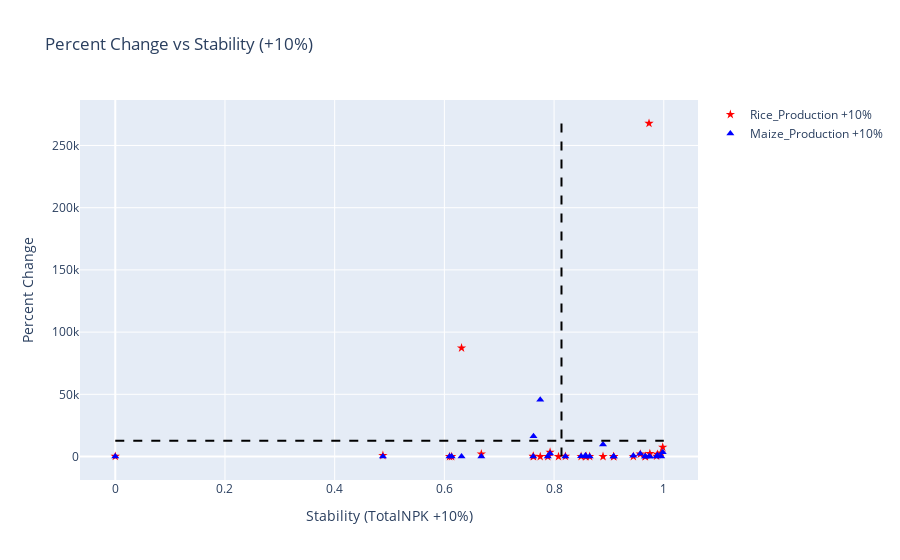
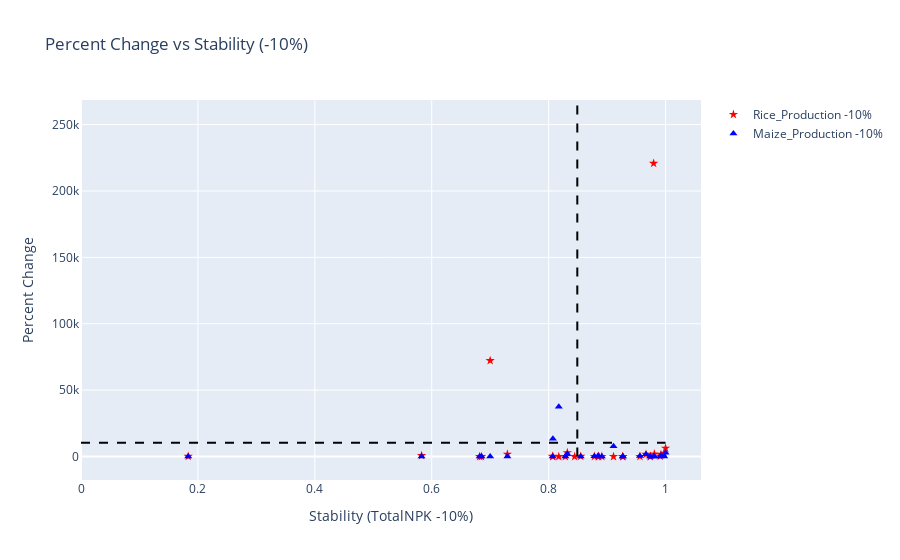

The cell these charts' notebook holds for them, in order:
### Code cell
import statsmodels.api as sm
import pandas as pd
import plotly.express as px
import plotly.graph_objects as go

def calc_and_vis_impact_stability_2D(G, existing_data, adjacency_file, base_column, capability_vector, change_percentages, dim):
    min_value = float('inf')
    max_value = float('-inf')
    
    change_min_value = float('inf')
    change_max_value = float('-inf')
    
    initial_stability_column = calculate_and_return_initial_stability(df, capability_vector, G)
    existing_data = pd.concat([existing_data, initial_stability_column], axis=1)

    col_pass_plus = []
    col_pass_minus = []
    result_df = pd.DataFrame()
    
    for intervention in change_percentages:
        for cap_col in capability_vector:
            X = sm.add_constant(df[base_column])
            y = df[cap_col]
            model = sm.OLS(y, X).fit()
            m, c = model.params[base_column], model.params['const']

            base_column_increase = (1 + intervention/100) * df[base_column]
            base_column_decrease = (1 - intervention/100) * df[base_column]

            change_vector_increase = m * base_column_increase + c
            change_vector_decrease = m * base_column_decrease + c
            
            change_min_value = min(change_min_value, change_vector_increase.min(), change_vector_decrease.min())
            change_max_value = max(change_max_value, change_vector_increase.max(), change_vector_decrease.max())
            
    
    result_df = pd.DataFrame()
    res1_df = pd.DataFrame()
    
    for intervention in change_percentages:
        col_pass_plus = []
        col_pass_minus = []
        for cap_col in capability_vector:
            # Calculate Impact Score
            X = sm.add_constant(df[base_column])
            y = df[cap_col]
            model = sm.OLS(y, X).fit()

            m, c = model.params[base_column], model.params['const']
            # print(m,c)
            base_column_increase = (1 + intervention/100) * df[base_column]
            base_column_decrease = (1 - intervention/100) * df[base_column]

            new_vector_increase = m * base_column_increase + c
            new_vector_decrease = m * base_column_decrease + c
            
            normalized_new_increase_vector = (new_vector_increase - change_min_value) / (change_max_value - change_min_value)
            normalized_new_decrease_vector = (new_vector_decrease - change_min_value) / (change_max_value - change_min_value)
            
            percent_change_inc = (new_vector_increase - (y) )*100/(y)
            percent_change_dec = (new_vector_decrease - (y) )*100/(y)

            result_df = pd.concat([result_df,
                pd.DataFrame({
                    f'{cap_col} ({base_column} +{intervention}%)': new_vector_increase,
                    f'{cap_col} ({base_column} -{intervention}%)': new_vector_decrease,
                    f'Normalized {cap_col} ({base_column} +{intervention}%)': normalized_new_increase_vector,
                    f'Normalized {cap_col} ({base_column} -{intervention}%)': normalized_new_decrease_vector,
                    f'Percent Change in {cap_col} ({base_column} +{intervention}%)': percent_change_inc,
                    f'Percent Change in {cap_col} ({base_column} -{intervention}%)': percent_change_dec,
                    
                })
            ], axis=1)

            columns_to_pass = f'{cap_col} ({base_column} +{intervention}%)'
            col_pass_plus.append(columns_to_pass)
            
            # Calculate Stability for the opposite intervention and add to DataFrame
            opposite_intervention = -intervention
            columns_to_pass_opposite = f'{cap_col} ({base_column} -{intervention}%)'
            col_pass_minus.append(columns_to_pass_opposite)
        
        for column in result_df.columns:
            existing_data[column] = result_df[column]

        # print(col_pass_minus)
        # print(col_pass_plus)
        
        stability_column, stability_column_name = calculate_and_map_stability(G, existing_data.copy(), adjacency_file, col_pass_plus, intervention, dim)

        normalized_stability_vector = (stability_column - stability_column.min()) / (stability_column.max() - stability_column.min())

        capability_first_words = [col.split('_')[0] for col in capability_vector]
        stability_column_name_modified = stability_column_name + "_" + "_".join(capability_first_words)
        existing_data[stability_column_name_modified] = normalized_stability_vector
        
        stability_column_opposite, stability_column_name_opposite = calculate_and_map_stability(G, existing_data.copy(), adjacency_file, col_pass_minus, opposite_intervention, dim)

        # Normalize stability values for the opposite intervention
        normalized_stability_vector_opposite = (stability_column_opposite - stability_column_opposite.min()) / (stability_column_opposite.max() - stability_column_opposite.min())    
        stability_column_name_opposite_modified = stability_column_name_opposite + "_" + "_".join(capability_first_words)
        existing_data[stability_column_name_opposite_modified] = normalized_stability_vector_opposite
        
        res1_df = pd.concat([res1_df,
            pd.DataFrame({
            stability_column_name_modified: stability_column,
            stability_column_name_opposite_modified: stability_column_opposite,
            })
        ], axis=1)
        
        normalized_data_1 = res1_df.copy()
        min_value = normalized_data_1.min().min()
        max_value = normalized_data_1.max().max()
        normalized_data_1 = (normalized_data_1 - min_value) / (max_value - min_value)
        
        # for col in normalized_data_1.columns:
        for column in normalized_data_1.columns:
            existing_data[column] = normalized_data_1[column]
        
        # Visualize with Plotly for +intervention
        fig_increase = go.Figure()
        color_palette = ['red', 'blue', 'green', 'orange', 'purple'] 

        for i, cap_col in enumerate(capability_vector):
            symbol = 'star' if i == 0 else 'triangle-up' 
            scatter_increase = go.Scatter(
                x=existing_data[stability_column_name_modified],
                y=existing_data[f"Percent Change in {cap_col} ({base_column} +{abs(intervention)}%)"],
                mode='markers',
                marker=dict(size=7, symbol=symbol, color=color_palette[i]),  
                name=f'{cap_col} +{intervention}%',
                text=existing_data['District'],
                hovertemplate='%{text}' + '<br>Percent Change in: %{y:.2f}' + '<br>Stability: %{x:.2f}'
            )
            fig_increase.add_trace(scatter_increase)
        
        # Add average lines
        # print("aefawefaw")
        avg_stability_increase = existing_data[stability_column_name_modified].mean()
        avg_impact_increase = existing_data[f"Percent Change in {capability_vector[0]} ({base_column} {'+' if intervention >= 0 else '-'}{abs(intervention)}%)"].mean()
        y_range_1 = max(abs(existing_data[f"Percent Change in {capability_vector[0]} ({base_column} +{abs(intervention)}%)"].min()), 
                    abs(existing_data[f"Percent Change in {capability_vector[0]} ({base_column} -{abs(intervention)}%)"].min()), 
                    abs(existing_data[f"Percent Change in {capability_vector[0]} ({base_column} +{abs(intervention)}%)"].max()), 
                    abs(existing_data[f"Percent Change in {capability_vector[0]} ({base_column} -{abs(intervention)}%)"].max()))
        y_axis_1 = max(y_range_1,1)


        fig_increase.add_shape(
            go.layout.Shape(
                type="line",
                x0=avg_stability_increase,
                x1=avg_stability_increase,
                y0=0,
                y1=y_axis_1,
                line=dict(color="black", dash="dash"),
                name="Average Stability"
            )
        )
        fig_increase.add_shape(
            go.layout.Shape(
                type="line",
                x0=0,
                x1=1,
                y0=avg_impact_increase,
                y1=avg_impact_increase,
                line=dict(color="black", dash="dash"),
                name="Average Impact"
            )
        )

        # Update layout for +intervention plot
        fig_increase.update_layout(
            title=f'Percent Change vs Stability (+{intervention}%)',
            xaxis=dict(title=f'Stability ({base_column} +{intervention}%)'),
            yaxis=dict(title='Percent Change'),
            hovermode='closest'
        )

        # Visualize with Plotly for -intervention
        fig_decrease = go.Figure()

        for i, cap_col in enumerate(capability_vector):
            # Scatter plot for -intervention
            symbol = 'star' if i == 0 else 'triangle-up'
            
            scatter_decrease = go.Scatter(
                x=existing_data[stability_column_name_opposite_modified],
                y=existing_data[f"Percent Change in {cap_col} ({base_column} {'+' if intervention <= 0 else '-'}{abs(intervention)}%)"],
                mode='markers',
                marker=dict(size=7,symbol=symbol, color=color_palette[i]),
                name=f'{cap_col} -{intervention}%',
                text=existing_data['District'],
                hovertemplate='%{text}' + '<br>Percent Change: %{y:.2f}' + '<br>Stability: %{x:.2f}'
            )
            
            fig_decrease.add_trace(scatter_decrease)

        # Add average lines for -intervention
        avg_stability_decrease = existing_data[stability_column_name_opposite_modified].mean()
        avg_impact_decrease = existing_data[f"Percent Change in {capability_vector[0]} ({base_column} {'+' if intervention <= 0 else '-'}{abs(intervention)}%)"].mean()

        fig_decrease.add_shape(
            go.layout.Shape(
                type="line",
                x0=avg_stability_decrease,
                x1=avg_stability_decrease,
                y0=0,
                y1=y_axis_1,
                line=dict(color="black", dash="dash"),
                name="Average Stability"
            )
        )

        fig_decrease.add_shape(
            go.layout.Shape(
                type="line",
                x0=0,
                x1=1,
                y0=avg_impact_decrease,
                y1=avg_impact_decrease,
                line=dict(color="black", dash="dash"),
                name="Average Impact"
            )
        )

        # Update layout for -intervention plot
        fig_decrease.update_layout(
            title=f'Percent Change vs Stability (-{intervention}%)',
            xaxis=dict(title=f'Stability ({base_column} -{intervention}%)'),
            yaxis=dict(title='Percent Change'),
            hovermode='closest'
        )


        fig_increase.show()
        fig_decrease.show()

    return existing_data, result_df

base_column = "TotalNPK"
capability_vector = ["Rice_Production", "Maize_Production"]
# change_percentage = 20
change_percentages = [10,20]
dim = len(capability_vector)

new_data_2,result_df = calc_and_vis_impact_stability_2D(G, existing_data.copy(), adjacency_file, base_column, capability_vector, change_percentages, dim)
new_data_2.head()

### Figure 1 — Plotly figure (JSON) as saved in the notebook; plotly's stock layout.template omitted (floating-point values rounded to 4 significant figures)
{"data": [{"hovertemplate": "%{text}<br>Percent Change in: %{y:.2f}<br>Stability: %{x:.2f}", "marker": {"color": "red", "size": 7, "symbol": "star"}, "mode": "markers", "name": "Rice_Production +10%", "text": ["BENGALURU", "BENGALURU(R)", "RAMANAGARA", "CHITRADURGA", "DAVANAGERE", "KOLAR", "CHIKKABALLAPURA", "SHIVAMOGGA", "TUMAKURU", "CHIKKAMAGALURU", "DAKSHINA KANNADA", "UDUPI", "HASSAN", "KODAGU", "MANDYA", "MYSURU", "CHAMARAJANAGAR", "BELAGAVI", "VIJAYAPURA", "BAGALKOT", "DHARAWAD", "GADAG", "HAVERI", "UTTARA KANNADA", "BALLARI", "BIDAR", "KALABURAGI", "YADGIRI", "RAICHUR", "KOPPAL"], "type": "scatter", "x": [0.9572, 0.9746, 0.8207, 0.6674, 0.7885, 0.9981, 0.9953, 0.9659, 0.9869, 0.8493, 0.808, 0.7625, 0.8584, 0.9445, 0.8572, 0.9088, 0.8648, 0, 0.6313, 0.9731, 0.7619, 0.4879, 0.9665, 0.6132, 0.6094, 0.7927, 0.9884, 0.8892, 0.7748, 0.9085], "y": [1928.0, 2364.0, 126.6, 2113.0, -45.64, 7490.0, 2922.0, -59.82, 310.5, 66.3, -57.57, -82.59, 28.93, 32.25, -33.11, -52.38, 52.12, 167.0, 87260.0, 267800.0, 208.6, 842.4, 40.65, -68.76, -20.58, 3435.0, 1775.0, 8.927, -36.71, -18.47]}, {"hovertemplate": "%{text}<br>Percent Change in: %{y:.2f}<br>Stability: %{x:.2f}", "marker": {"color": "blue", "size": 7, "symbol": "triangle-up"}, "mode": "markers", "name": "Maize_Production +10%", "text": ["BENGALURU", "BENGALURU(R)", "RAMANAGARA", "CHITRADURGA", "DAVANAGERE", "KOLAR", "CHIKKABALLAPURA", "SHIVAMOGGA", "TUMAKURU", "CHIKKAMAGALURU", "DAKSHINA KANNADA", "UDUPI", "HASSAN", "KODAGU", "MANDYA", "MYSURU", "CHAMARAJANAGAR", "BELAGAVI", "VIJAYAPURA", "BAGALKOT", "DHARAWAD", "GADAG", "HAVERI", "UTTARA KANNADA", "BALLARI", "BIDAR", "KALABURAGI", "YADGIRI", "RAICHUR", "KOPPAL"], "type": "scatter", "x": [0.9572, 0.9746, 0.8207, 0.6674, 0.7885, 0.9981, 0.9953, 0.9659, 0.9869, 0.8493, 0.808, 0.7625, 0.8584, 0.9445, 0.8572, 0.9088, 0.8648, 0, 0.6313, 0.9731, 0.7619, 0.4879, 0.9665, 0.6132, 0.6094, 0.7927, 0.9884, 0.8892, 0.7748, 0.9085], "y": [2204.0, 28.92, 107.1, -62.57, -52.54, 3491.0, -23.63, -29.25, 61.79, 213.0, null, 16330.0, -42.02, 547.7, 784.1, 27.97, -54.21, -11.86, -32.16, -4.714, 16.98, -52.16, -55.51, 81.72, 67.47, 2413.0, 945.8, 9567.0, 45720.0, 9.364]}], "layout": {"hovermode": "closest", "shapes": [{"line": {"color": "black", "dash": "dash"}, "name": "Average Stability", "type": "line", "x0": 0.8135, "x1": 0.8135, "y0": 0, "y1": 267800.0}, {"line": {"color": "black", "dash": "dash"}, "name": "Average Impact", "type": "line", "x0": 0, "x1": 1, "y0": 12620.0, "y1": 12620.0}], "title": {"text": "Percent Change vs Stability (+10%)"}, "xaxis": {"title": {"text": "Stability (TotalNPK +10%)"}}, "yaxis": {"title": {"text": "Percent Change"}}}}

### Figure 2 — Plotly figure (JSON) as saved in the notebook; plotly's stock layout.template omitted (floating-point values rounded to 4 significant figures)
{"data": [{"hovertemplate": "%{text}<br>Percent Change: %{y:.2f}<br>Stability: %{x:.2f}", "marker": {"color": "red", "size": 7, "symbol": "star"}, "mode": "markers", "name": "Rice_Production -10%", "text": ["BENGALURU", "BENGALURU(R)", "RAMANAGARA", "CHITRADURGA", "DAVANAGERE", "KOLAR", "CHIKKABALLAPURA", "SHIVAMOGGA", "TUMAKURU", "CHIKKAMAGALURU", "DAKSHINA KANNADA", "UDUPI", "HASSAN", "KODAGU", "MANDYA", "MYSURU", "CHAMARAJANAGAR", "BELAGAVI", "VIJAYAPURA", "BAGALKOT", "DHARAWAD", "GADAG", "HAVERI", "UTTARA KANNADA", "BALLARI", "BIDAR", "KALABURAGI", "YADGIRI", "RAICHUR", "KOPPAL"], "type": "scatter", "x": [0.9666, 0.9808, 0.8549, 0.7294, 0.8286, 1, 0.9978, 0.9737, 0.9909, 0.8783, 0.8445, 0.8072, 0.8858, 0.9561, 0.8847, 0.9269, 0.891, 0.1834, 0.6999, 0.9796, 0.8068, 0.5826, 0.9742, 0.6852, 0.682, 0.832, 0.9921, 0.9109, 0.8173, 0.9267], "y": [1603.0, 1978.0, 97.58, 1743.0, -55.22, 6281.0, 2428.0, -66.74, 241.5, 37.4, -64.17, -84.69, 6.52, 9.919, -44.68, -60.62, 27.69, 119.3, 72250.0, 220800.0, 156.9, 691.5, 16.26, -73.48, -34.66, 2865.0, 1453.0, -10.22, -47.91, -32.68]}, {"hovertemplate": "%{text}<br>Percent Change: %{y:.2f}<br>Stability: %{x:.2f}", "marker": {"color": "blue", "size": 7, "symbol": "triangle-up"}, "mode": "markers", "name": "Maize_Production -10%", "text": ["BENGALURU", "BENGALURU(R)", "RAMANAGARA", "CHITRADURGA", "DAVANAGERE", "KOLAR", "CHIKKABALLAPURA", "SHIVAMOGGA", "TUMAKURU", "CHIKKAMAGALURU", "DAKSHINA KANNADA", "UDUPI", "HASSAN", "KODAGU", "MANDYA", "MYSURU", "CHAMARAJANAGAR", "BELAGAVI", "VIJAYAPURA", "BAGALKOT", "DHARAWAD", "GADAG", "HAVERI", "UTTARA KANNADA", "BALLARI", "BIDAR", "KALABURAGI", "YADGIRI", "RAICHUR", "KOPPAL"], "type": "scatter", "x": [0.9666, 0.9808, 0.8549, 0.7294, 0.8286, 1, 0.9978, 0.9737, 0.9909, 0.8783, 0.8445, 0.8072, 0.8858, 0.9561, 0.8847, 0.9269, 0.891, 0.1834, 0.6999, 0.9796, 0.8068, 0.5826, 0.9742, 0.6852, 0.682, 0.832, 0.9921, 0.9109, 0.8173, 0.9267], "y": [1788.0, 5.716, 70.43, -69.34, -61.15, 2844.0, -37.42, -42.07, 32.53, 156.2, null, 13440.0, -52.53, 430.5, 623.9, 4.778, -62.47, -27.87, -44.45, -22.0, -4.178, -60.79, -63.58, 49.1, 37.07, 1959.0, 756.3, 7813.0, 37410.0, -10.47]}], "layout": {"hovermode": "closest", "shapes": [{"line": {"color": "black", "dash": "dash"}, "name": "Average Stability", "type": "line", "x0": 0.849, "x1": 0.849, "y0": 0, "y1": 267800.0}, {"line": {"color": "black", "dash": "dash"}, "name": "Average Impact", "type": "line", "x0": 0, "x1": 1, "y0": 10410.0, "y1": 10410.0}], "title": {"text": "Percent Change vs Stability (-10%)"}, "xaxis": {"title": {"text": "Stability (TotalNPK -10%)"}}, "yaxis": {"title": {"text": "Percent Change"}}}}
